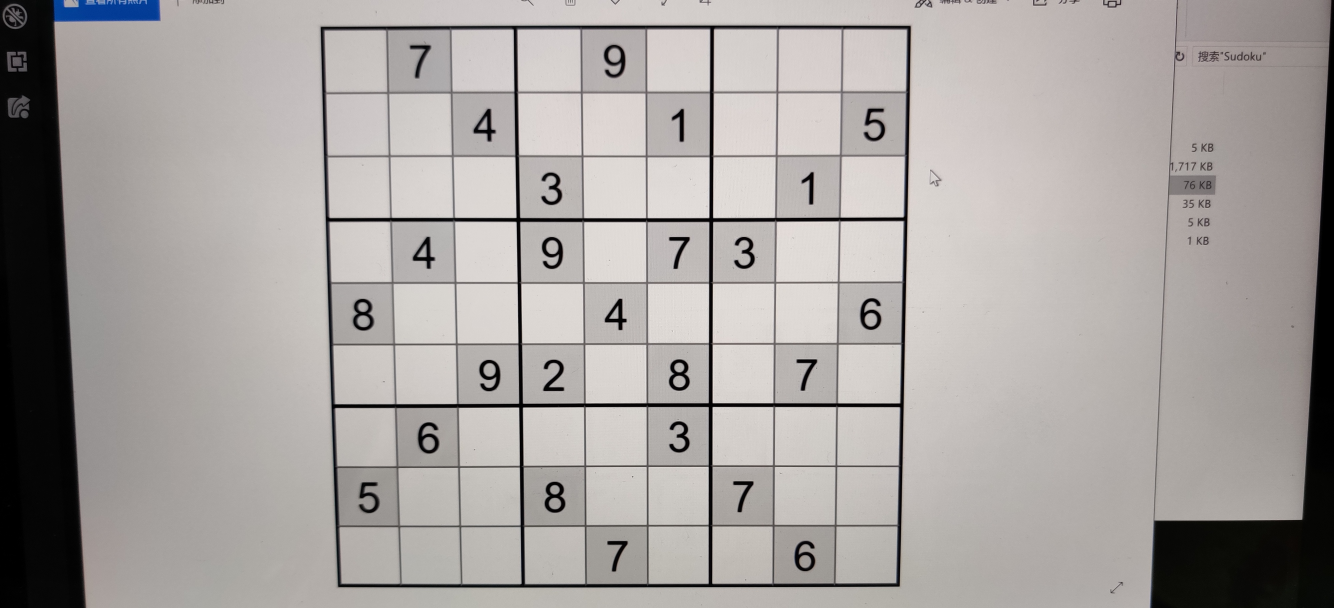
#> input picture Python Files/Sudoku/sudoku.jpg, 4000 x 1824 px (shown at 1/3 size)
$ python -i ocr.py   (imports and definitions only)   (older library calls are emulated)
#> lines starting #> are read from the running program, lines starting #| are printed output that depends on the picture; after the words box and inside, x2 and y2 are one past the last pixel; in counts of white or black regions, pixels touching at a corner belong together
#> further down, picture is the input picture: shape (1824, 4000, 3); mean B, G, R 159.6, 162.1, 166.7
# Credits to https://github.com/apollojain/sudoku_solver

from pytesseract import image_to_string
from PIL import Image, ImageEnhance
import cv2
import numpy as np
from scipy.misc import imsave

def rectify(h):
    '''
    DESCRIPTION
    -----------
    This function basically takes your numpy array and
    finds your corners for the actual sudoku puzzle.
    INPUT PARAMETERS
    ----------------
    h: np.array
        This is the original numpy array that you are finding
        the corner coordinates to.
    OUTPUT PARAMETERS
    -----------------
    hnew: np.array
        This contains the four corners of np.array
    '''
    h = h.reshape((4, 2))
    hnew = np.zeros((4, 2), dtype = np.float32)

    add = h.sum(1)
    hnew[0] = h[np.argmin(add)]
    hnew[2] = h[np.argmax(add)]

    diff = np.diff(h, axis = 1)
    hnew[1] = h[np.argmin(diff)]
    hnew[3] = h[np.argmax(diff)]

    return hnew

def pre_processing(image):
    '''
    DESCRIPTION
    -----------
    This function basically preprocesses the image so that
    a gray threshold is applied to it to make all of the borders
    and numbers are significantly clearer
    INPUT PARAMETERS
    ----------------
    image: PIL.image
    '''
    gray = cv2.cvtColor(image, cv2.COLOR_BGR2GRAY)
    gray = cv2.GaussianBlur(gray, (5, 5), 0)
    thresh = cv2.adaptiveThreshold(gray, 255, cv2.ADAPTIVE_THRESH_GAUSSIAN_C, 1, 11, 2)
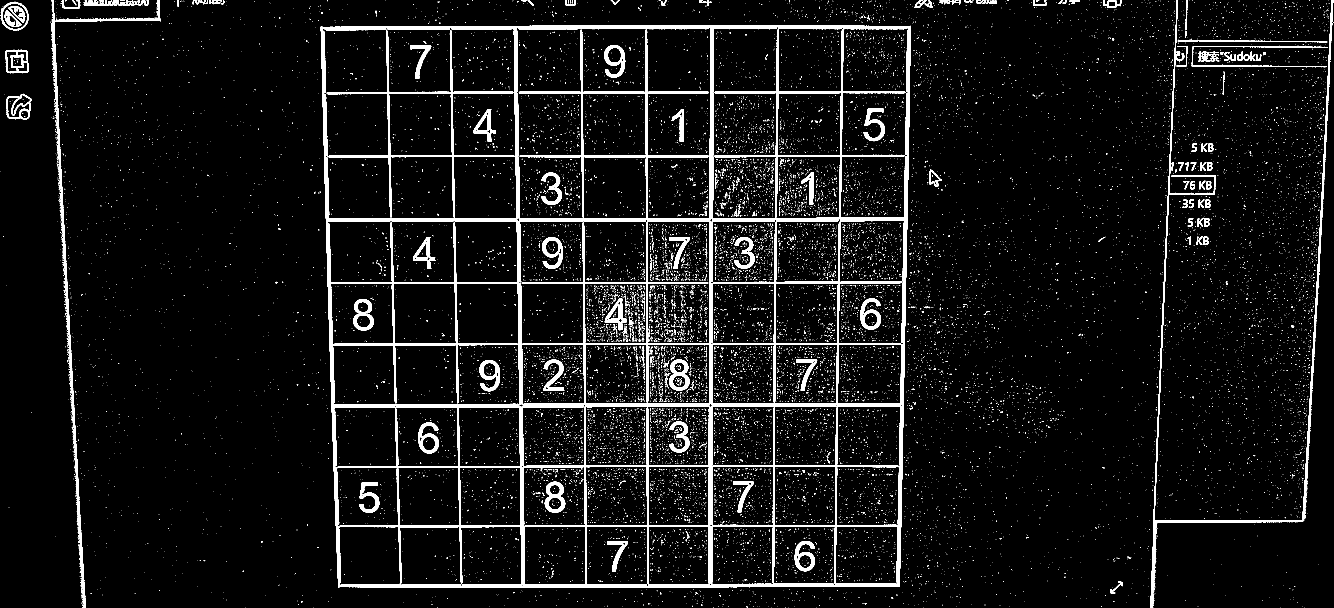
#> thresh: shape (1824, 4000) (shown at 1/3 size); 5.7% white; 22378 white regions (22142 under 20 px)
    return gray, thresh

def find_puzzle(image):
    '''
    DESCRIPTION
    -----------
    This function finds the general area where your sudoku puzzle
    is located and then returns a new images that eliminates
    all of the noise in your old image and only has the portion that
    you want.
    INPUT PARAMETERS
    ----------------
    image: PIL.image

    OUTPUT PARAMETERS
    -----------------
    warp: np.array
        This contains the numpy array that represents your return
        image, which is only the section of the original image that
        contains your sudoku puzzle.
    '''
    gray, thresh = pre_processing(image)
    contours, hierarchy = cv2.findContours(thresh, cv2.RETR_TREE, cv2.CHAIN_APPROX_SIMPLE)
#> contours = 22912 contours, 22655 with area under 20; largest, box (x1, y1, x2, y2) and area: (962, 77, 2732, 1763) 2910300, (966, 82, 1551, 656) 275874, (2133, 80, 2727, 656) 246997, (2131, 656, 2715, 1212) 235464, (982, 657, 1559, 1214) 231390

    biggest = None
    max_area = 0
    for i in contours:
        area = cv2.contourArea(i)
        if area > 100:
            perimeter = cv2.arcLength(i, True)
            approx = cv2.approxPolyDP(i, 0.02 * perimeter, True)
            if area > max_area and len(approx == 4):
                biggest = approx
                max_area = area
#> this loop made 22912 passes
#> (area, perimeter, max_area) on pass 285: (200.5, 173.9, 200.5)
#> after the loop, biggest = [[962, 80], [1014, 1761], [2698, 1759], [2730, 77]]; max_area = 2910300.5

    if biggest is not None:
        biggest = rectify(biggest)
#> in rectify, `h = h.reshape((4, 2))`: h has the same summary as biggest in find_puzzle
#> in rectify, `add = h.sum(1)`: add = [1042, 2775, 4457, 2807]
#> in rectify, `diff = np.diff(h, axis = 1)`: diff = [-882, 747, -939, -2653]
#> biggest = [[962, 80], [2730, 77], [2698, 1759], [1014, 1761]]
        h = np.array([[0, 0], [449, 0], [449, 449], [0, 449]], np.float32)
        retval = cv2.getPerspectiveTransform(biggest, h)
#> retval = [[0.254, -0.00784, -243.3], [0.000431, 0.254, -20.73], [2.54e-07, -2.82e-05, 1]]
        warp = cv2.warpPerspective(gray, retval, (450, 450))
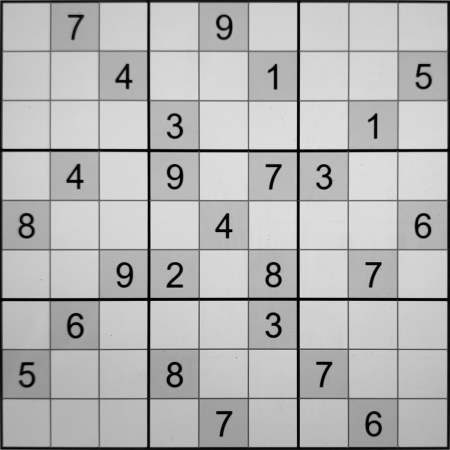
#> warp: shape (450, 450); min 0, max 225, mean 179.9
        return warp
    return None

# [55 lines left out: function image_to_matrix, not called in this run]

>>> import cv2
>>> picture = cv2.imread('sudoku.jpg')
>>> result = find_puzzle(picture)

$ run again, on Python Files/Sudoku/sudoku.bmp
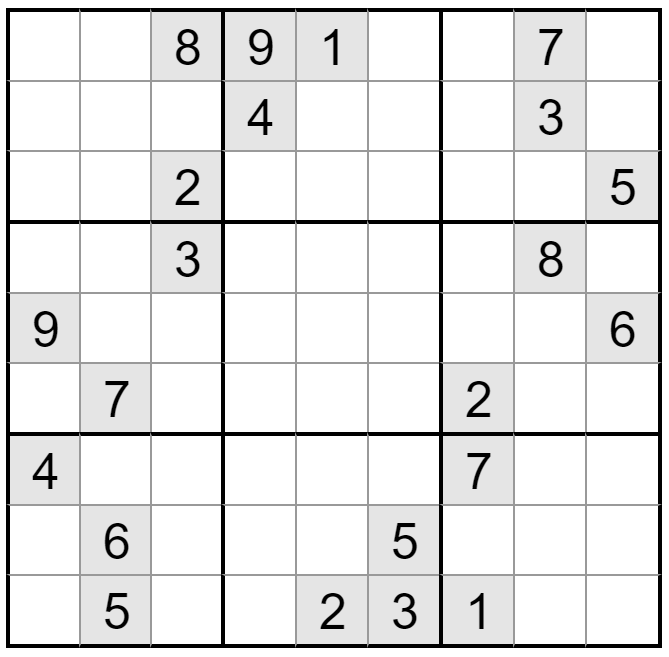
#> input picture Python Files/Sudoku/sudoku.bmp, 669 x 657 px
#> picture is the input picture: shape (657, 669, 3); min 0, max 255, mean 230.1
#> in pre_processing, `thresh = cv2.adaptiveThreshold(gray, 255, cv2.ADAPTIVE_THRESH_GAUSSIAN..`:
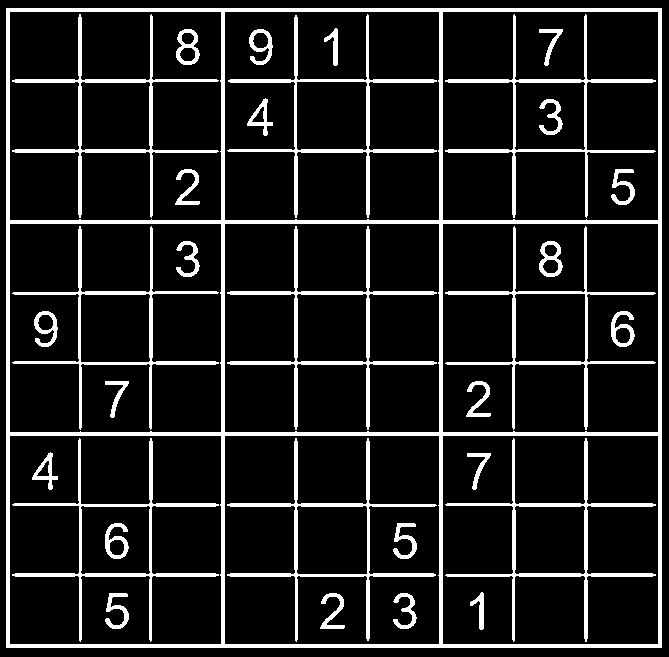
#> thresh: shape (657, 669); 12% white; 32 white regions
#> contours = 60 contours; largest, box (x1, y1, x2, y2) and area: (6, 8, 662, 648) 418545, (442, 435, 659, 645) 45142, (442, 11, 659, 221) 45139, (442, 223, 659, 433) 45138, (224, 435, 440, 645) 44931
#> the loop in find_puzzle, `for i in contours:` made 60 passes
#> (area, perimeter, biggest, max_area) on pass 1: (418545, 2588, [[6, 8], [6, 647], [661, 647], [661, 8]], 418545)
#> after the loop in find_puzzle, `for i in contours:`: max_area = 418545
#> h = [[6, 8], [6, 647], [661, 647], [661, 8]]
#> add = [14, 653, 1308, 669]
#> diff = [2, 641, -14, -653]
#> in find_puzzle, `biggest = rectify(biggest)`: biggest = [[6, 8], [661, 8], [661, 647], [6, 647]]
#> retval = [[0.685, 1.11e-18, -4.11], [1.34e-18, 0.703, -5.62], [6.34e-20, 3.1e-21, 1]]
#> in find_puzzle, `warp = cv2.warpPerspective(gray, retval, (450, 450))`:
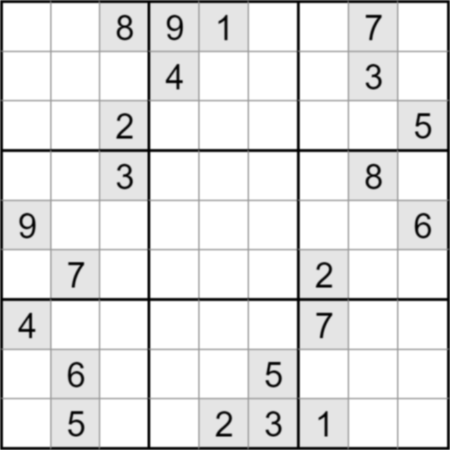
#> warp: shape (450, 450); min 1, max 255, mean 229.4

$ run again, on Python Files/Sudoku/sudoku.png
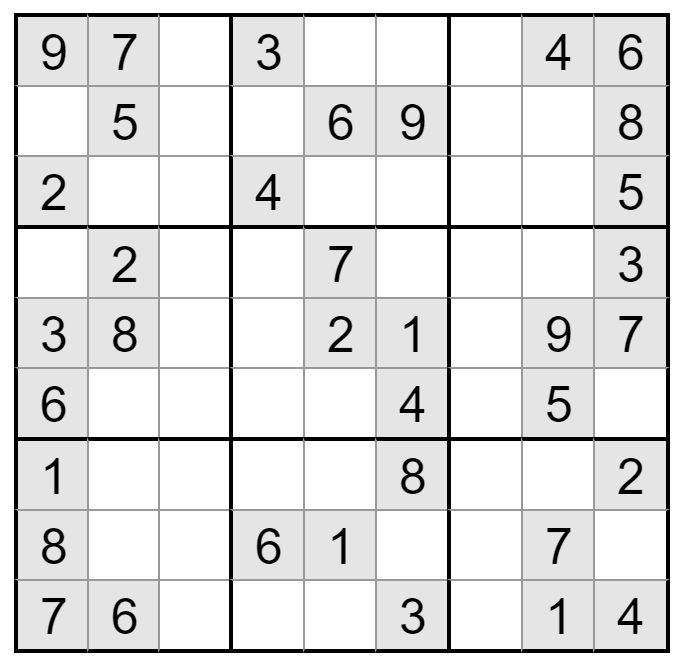
#> input picture Python Files/Sudoku/sudoku.png, 676 x 658 px
#> picture is the input picture: shape (658, 676, 3); min 0, max 255, mean 224.3
#> in pre_processing, `thresh = cv2.adaptiveThreshold(gray, 255, cv2.ADAPTIVE_THRESH_GAUSSIAN..`:
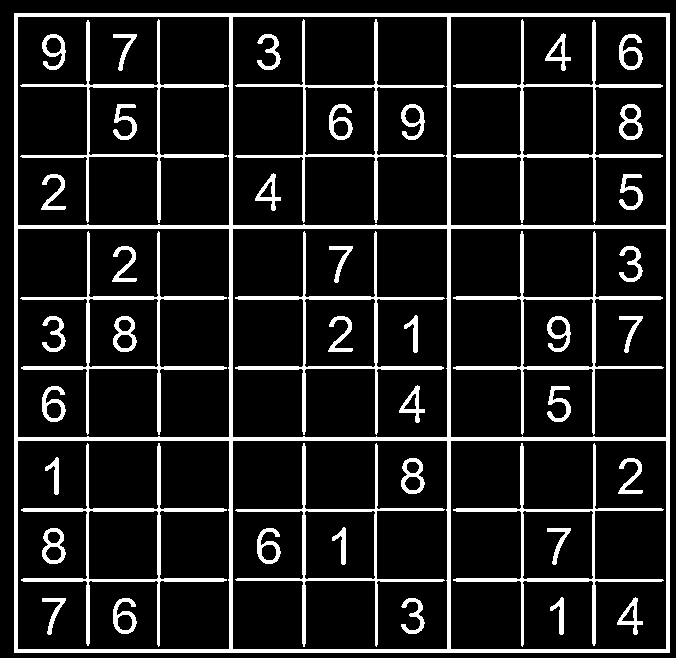
#> thresh: shape (658, 676); 12.8% white; 46 white regions
#> contours = 84 contours; largest, box (x1, y1, x2, y2) and area: (14, 13, 670, 653) 418545, (450, 440, 667, 650) 45142, (450, 228, 667, 438) 45139, (450, 16, 667, 226) 45139, (232, 440, 448, 650) 44930
#> the loop in find_puzzle, `for i in contours:` made 84 passes
#> (area, perimeter, biggest, max_area) on pass 1: (418545, 2588, [[14, 13], [14, 652], [669, 652], [669, 13]], 418545)
#> after the loop in find_puzzle, `for i in contours:`: max_area = 418545
#> h = [[14, 13], [14, 652], [669, 652], [669, 13]]
#> add = [27, 666, 1321, 682]
#> diff = [-1, 638, -17, -656]
#> in find_puzzle, `biggest = rectify(biggest)`: biggest = [[14, 13], [669, 13], [669, 652], [14, 652]]
#> retval = [[0.685, 2.33e-19, -9.6], [0, 0.703, -9.13], [-2.42e-20, 0, 1]]
#> in find_puzzle, `warp = cv2.warpPerspective(gray, retval, (450, 450))`:
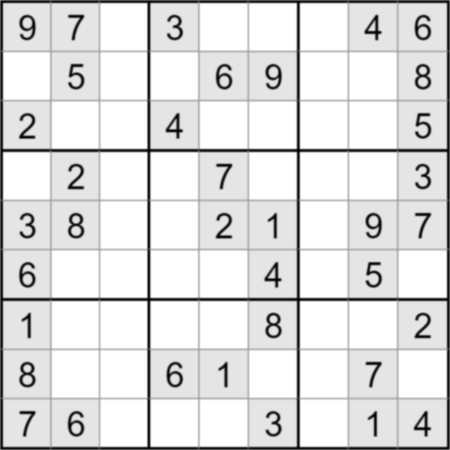
#> warp: shape (450, 450); min 0, max 255, mean 223
